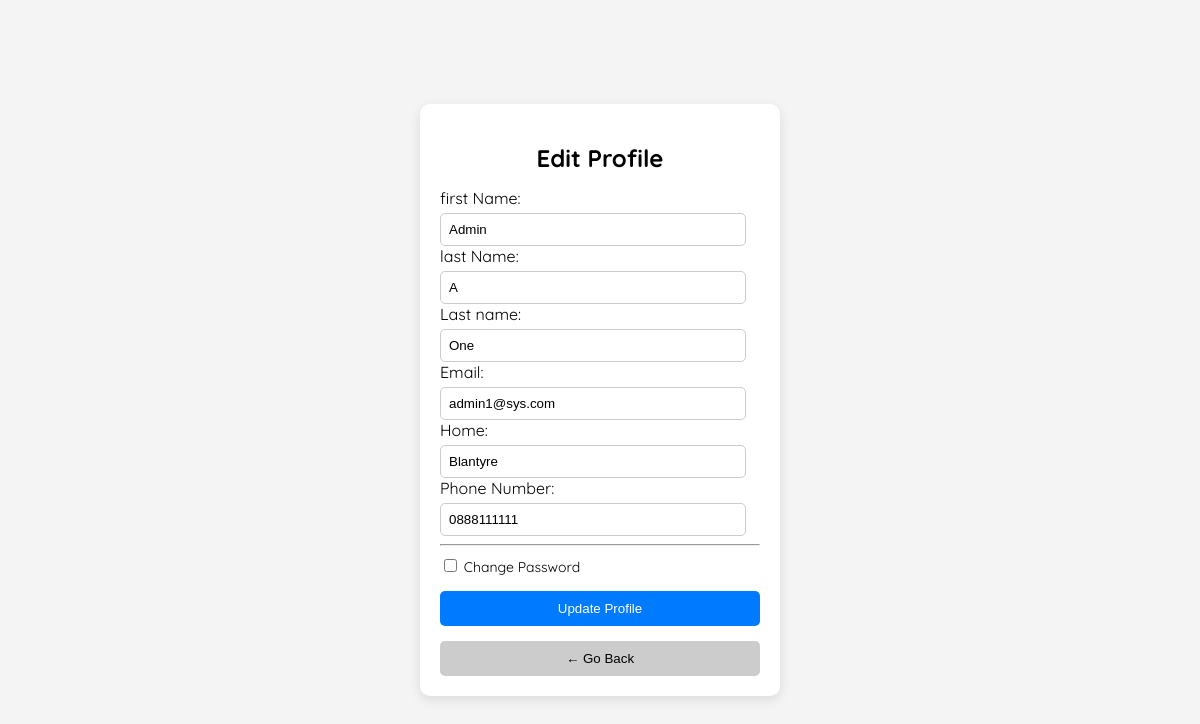
The page /edit_profile.php (signed in) on the database its author committed.
### tables this page shows
CREATE TABLE `users` (
  `user_id` int(11) NOT NULL,
  `first_name` varchar(50) NOT NULL,
  `middle_name` varchar(50) DEFAULT NULL,
  `last_name` varchar(50) NOT NULL,
  `email` varchar(100) NOT NULL,
  `password` varchar(255) NOT NULL,
  `home` varchar(100) DEFAULT NULL,
  `phone_number` varchar(20) DEFAULT NULL,
  `role` enum('desk','manager') NOT NULL
);

### edit_profile.php (the view, shortened to what this page needs)
<?php
include 'connection.php';
$user_id = $_SESSION['user_id'];
$sql = "SELECT first_name, middle_name, last_name, email, home, phone_number
        FROM users
        WHERE user_id = '$user_id'";
$result = mysqli_query($conn, $sql);
$user = mysqli_fetch_assoc($result);
?>
<!DOCTYPE html>
<html>
<head>
    <link rel="stylesheet" href="css/edit_profile.css">
</head>
<body>
<div class="login-box">
    <h2>Edit Profile</h2>
    <form method="POST">
        first Name:<input type="text" name="first_name" value="<?= $user['first_name'] ?>" required>
        last Name: <input type="text" name="middle_name" value="<?= $user['middle_name'] ?>">
        Last name: <input type="text" name="last_name" value="<?= $user['last_name'] ?>" required>
        Email: <input type="email" name="email" value="<?= $user['email'] ?>" required>
        Home: <input type="text" name="home" value="<?= $user['home'] ?>">
        Phone Number: <input type="text" name="phone_number" value="<?= $user['phone_number'] ?>">
        <hr>
        <label>
            <input type="checkbox" id="changePassToggle"> Change Password
        </label>
        <button type="submit">Update Profile</button><br>
        <button type="button" onclick="history.back()" class="back-btn">← Go Back</button>
    </form>
</div>
</body>
</html>

### css/edit_profile.css (style rules this page uses)
body { font-family: "Quicksand", sans-serif; background: #f4f4f4; display: flex; justify-content: center; align-items: center; height: 100vh; margin: 0; }
.login-box { width: 320px; background: white; padding: 20px; border-radius: 10px; box-shadow: 0px 4px 12px rgba(0,0,0,0.1); }
h2 { text-align: center; margin-bottom: 15px; }
label { font-size: 14px; display: block; margin-top: 10px; }
input[type="text"], input[type="email"], input[type="password"] { width: 90%; padding: 8px; margin-top: 5px; border: 1px solid #ccc; border-radius: 5px; }
button { width: 100%; padding: 10px; margin-top: 15px; border: none; border-radius: 5px; cursor: pointer; }
button[type="submit"] { background: #007BFF; color: white; }
.back-btn { background: #ccc; }

### rows shown on the page
users: first_name "Admin", middle_name "A", last_name "One", email "admin1@sys.com", home "Blantyre", phone_number "0888111111"
